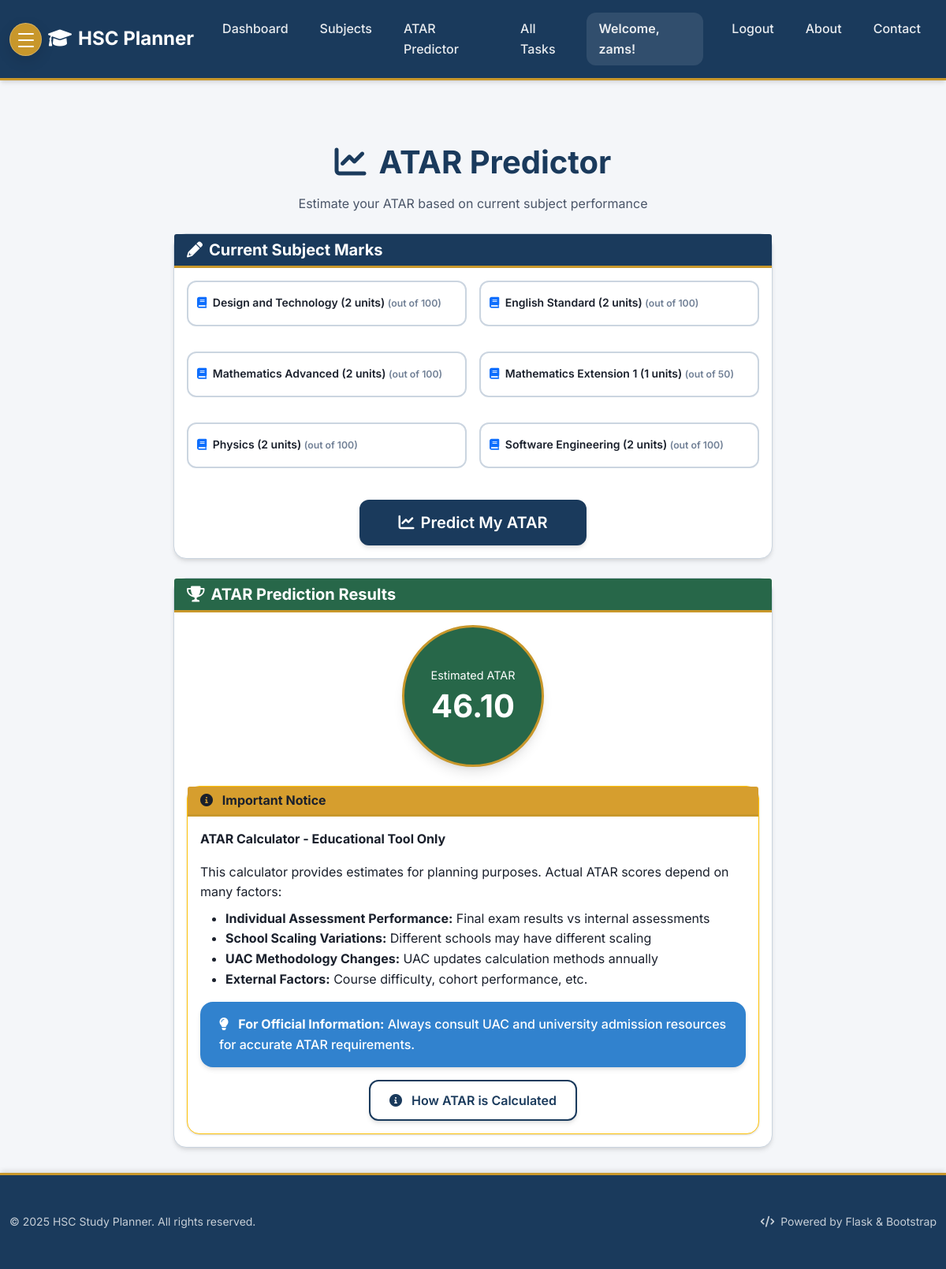
The app's page /atar (signed in), older data.
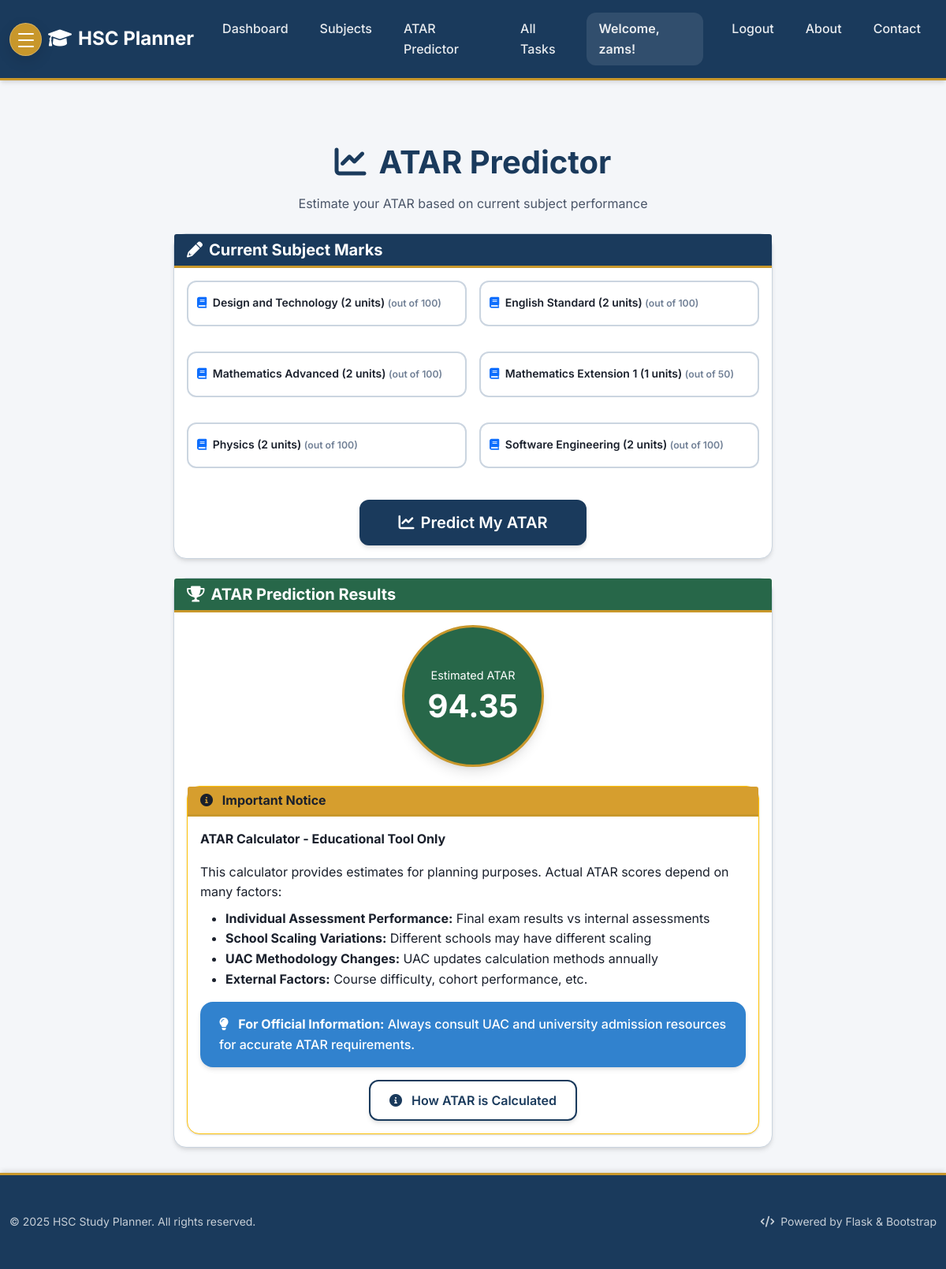
The same page, newer data.
### tables this page shows
CREATE TABLE atar_predictions (
                        id INTEGER PRIMARY KEY AUTOINCREMENT,
                        user_id INTEGER NOT NULL,
                        atar_score REAL NOT NULL,
                        aggregate_score REAL NOT NULL,
                        prediction_date TEXT NOT NULL,
                        notes TEXT, aggregate_std REAL, atar_low REAL, atar_high REAL, atar_std REAL,
                        FOREIGN KEY (user_id) REFERENCES users (id)
                    );

### Task_Organiser/app.py (the view, shortened to what this page needs)
    @app.route("/atar", methods=["GET", "POST"])
    @login_required
    def atar():
        db = get_db()
        user_subjects = db.execute(
            "SELECT * FROM subjects WHERE user_id = ? ORDER BY name", (g.user["id"],)
        ).fetchall()
        latest_prediction = db.execute(
            """SELECT * FROM atar_predictions WHERE user_id = ? ORDER BY prediction_date DESC LIMIT 1""",
            (g.user["id"],),
        ).fetchone()
        estimated_atar = (
            latest_prediction["atar_score"]
            if latest_prediction and latest_prediction["atar_score"]
            else 0
        )
        return render_template(
            "atar.html",
            estimated_atar=estimated_atar,
            user_subjects=user_subjects,
            available_subjects=list(SUBJECT_SCALING_POINTS.keys()),
            mark_values={},
        )

### Task_Organiser/app.py (called while the page is built)
def login_required(view):
    @wraps(view)
    def wrapped_view(**kwargs):
        if g.user is None:
            return redirect(url_for("login"))
        return view(**kwargs)
    return wrapped_view

### Task_Organiser/db.py (called while the page is built)
def get_db() -> sqlite3.Connection:
    if "db" not in g:
        database_path = current_app.config["DATABASE"]
        g.db = sqlite3.connect(database_path)
        g.db.row_factory = sqlite3.Row
    return g.db

### Task_Organiser/templates/atar.html (shortened to what the changed rows need)
{% extends 'base.html' %}
{% block content %}
<div class="container mt-4">
    <div class="row justify-content-center">
        <div class="col-lg-10 col-xl-8">
            <div class="text-center mb-4 fade-in-up">
                <h1 class="fw-bold mb-3" style="color: var(--primary);">
                    <i class="fas fa-chart-line me-3"></i>ATAR Predictor
                </h1>
            </div>
            <div class="card shadow fade-in-up">
                <div class="card-body">
                    <div class="text-center mb-4">
                        <div class="d-inline-block text-white rounded-circle p-4 shadow-lg" style="background: var(--success); width: 180px; height: 180px; border: 3px solid var(--accent);">
                            <div class="d-flex flex-column h-100 justify-content-center align-items-center">
                                <small class="mb-1" style="font-size: 0.9rem;">Estimated ATAR</small>
                                <h1 class="mb-0 fw-bold text-white" style="font-size: 2.5rem;">{{ "%.2f"|format(estimated_atar) }}</h1>
                            </div>
                        </div>
                    </div>
                </div>
            </div>
        </div>
    </div>
</div>
{% endblock %}

Row changes from the older to the newer data that the page shows:
no longer on this page (row unchanged): atar_predictions: atar_score "46.10"
added atar_predictions: atar_score "94.35"
